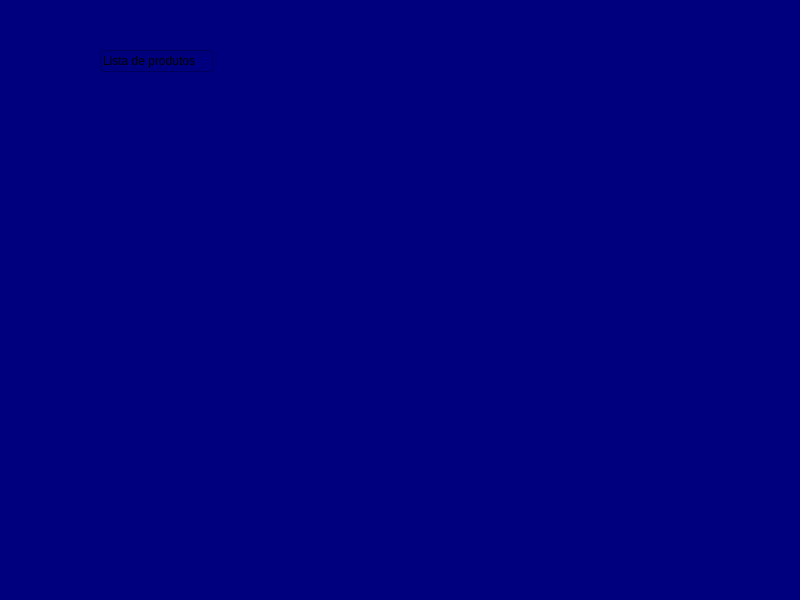
<?xml version="1.0" encoding="UTF-8"?>
<ui version="4.0">
 <class>MainWindow</class>
 <widget class="QMainWindow" name="MainWindow">
  <property name="geometry">
   <rect>
    <x>0</x>
    <y>0</y>
    <width>800</width>
    <height>600</height>
   </rect>
  </property>
  <property name="windowTitle">
   <string>MainWindow</string>
  </property>
  <property name="styleSheet">
   <string notr="true">background-color: rgb(0, 0, 127);</string>
  </property>
  <widget class="QWidget" name="centralwidget">
   <widget class="QLineEdit" name="lineEdit">
    <property name="geometry">
     <rect>
      <x>100</x>
      <y>50</y>
      <width>113</width>
      <height>22</height>
     </rect>
    </property>
    <property name="text">
     <string>Lista de produtos</string>
    </property>
   </widget>
  </widget>
  <widget class="QMenuBar" name="menubar">
   <property name="geometry">
    <rect>
     <x>0</x>
     <y>0</y>
     <width>800</width>
     <height>26</height>
    </rect>
   </property>
  </widget>
  <widget class="QStatusBar" name="statusbar"/>
 </widget>
 <resources/>
 <connections/>
</ui>
